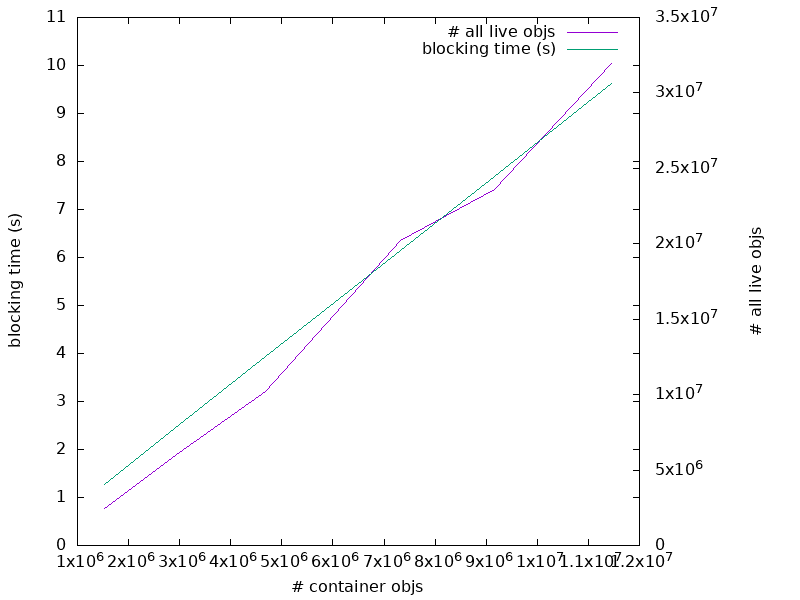

Generate this figure with gnuplot:
# Set terminal to an appropriate one (e.g., 'png', 'svg', 'pdf', ...)
set terminal png size 800,600
set output 'plot_obj_time.png'

# Set labels for axes
set xlabel "# container objs"
set ylabel "blocking time (s)"
set y2label "# all live objs"

# Enable the right-hand side Y axis
set y2tics
set autoscale y2

# Tell Gnuplot which columns to use for which axes
set style data lines

# Plot the first line using the 1st and 2nd columns
plot 'data.txt' using 1:2 title '# all live objs' with lines, \
     '' using 1:3 title 'blocking time (s)' with lines axes x1y2
